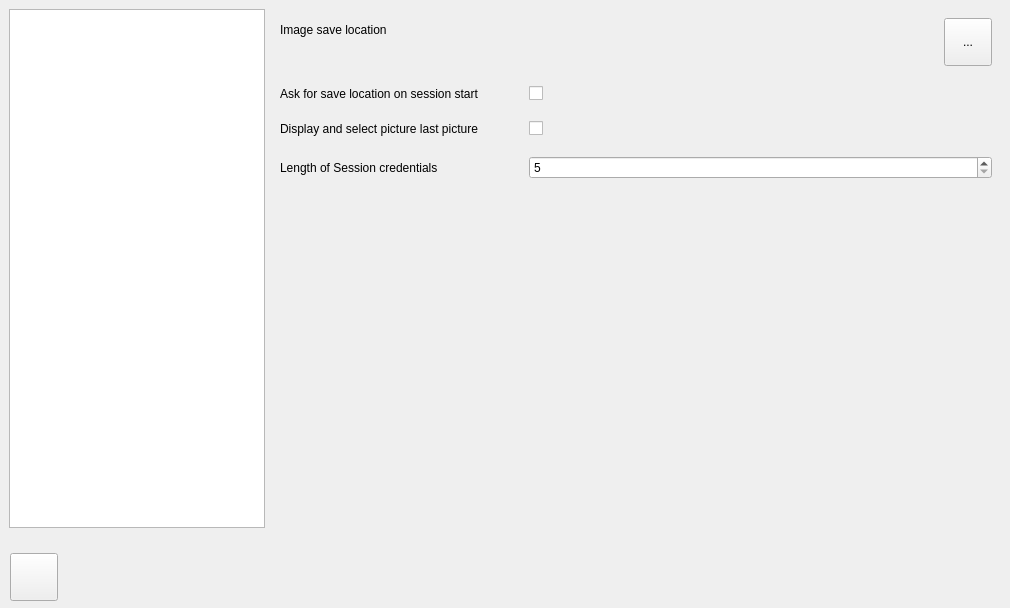
<?xml version="1.0" encoding="UTF-8"?>
<ui version="4.0">
 <class>SettingsWindow</class>
 <widget class="QWidget" name="SettingsWindow">
  <property name="geometry">
   <rect>
    <x>0</x>
    <y>0</y>
    <width>1010</width>
    <height>608</height>
   </rect>
  </property>
  <property name="windowTitle">
   <string>Form</string>
  </property>
  <layout class="QVBoxLayout" name="verticalLayout">
   <property name="leftMargin">
    <number>0</number>
   </property>
   <property name="topMargin">
    <number>0</number>
   </property>
   <property name="rightMargin">
    <number>0</number>
   </property>
   <property name="bottomMargin">
    <number>0</number>
   </property>
   <item>
    <widget class="QWidget" name="widget" native="true">
     <layout class="QHBoxLayout" name="horizontalLayout" stretch="0,80">
      <property name="sizeConstraint">
       <enum>QLayout::SetDefaultConstraint</enum>
      </property>
      <item>
       <widget class="QListWidget" name="listTopics">
        <property name="sizePolicy">
         <sizepolicy hsizetype="MinimumExpanding" vsizetype="Preferred">
          <horstretch>0</horstretch>
          <verstretch>0</verstretch>
         </sizepolicy>
        </property>
        <property name="frameShape">
         <enum>QFrame::StyledPanel</enum>
        </property>
        <property name="frameShadow">
         <enum>QFrame::Plain</enum>
        </property>
        <property name="showDropIndicator" stdset="0">
         <bool>false</bool>
        </property>
        <property name="dragEnabled">
         <bool>false</bool>
        </property>
        <property name="resizeMode">
         <enum>QListView::Adjust</enum>
        </property>
       </widget>
      </item>
      <item>
       <widget class="QStackedWidget" name="settingsStack">
        <property name="autoFillBackground">
         <bool>false</bool>
        </property>
        <property name="styleSheet">
         <string notr="true"/>
        </property>
        <widget class="QWidget" name="generalPage">
         <property name="enabled">
          <bool>true</bool>
         </property>
         <property name="styleSheet">
          <string notr="true"/>
         </property>
         <layout class="QHBoxLayout" name="horizontalLayout_3">
          <property name="leftMargin">
           <number>0</number>
          </property>
          <property name="topMargin">
           <number>0</number>
          </property>
          <property name="rightMargin">
           <number>0</number>
          </property>
          <property name="bottomMargin">
           <number>0</number>
          </property>
          <item>
           <widget class="QWidget" name="widget_2" native="true">
            <layout class="QFormLayout" name="formLayout">
             <property name="fieldGrowthPolicy">
              <enum>QFormLayout::AllNonFixedFieldsGrow</enum>
             </property>
             <property name="labelAlignment">
              <set>Qt::AlignLeading|Qt::AlignLeft|Qt::AlignVCenter</set>
             </property>
             <property name="horizontalSpacing">
              <number>50</number>
             </property>
             <property name="verticalSpacing">
              <number>20</number>
             </property>
             <item row="0" column="0">
              <widget class="QLabel" name="label_2">
               <property name="text">
                <string>Image save location</string>
               </property>
              </widget>
             </item>
             <item row="1" column="0">
              <widget class="QLabel" name="label">
               <property name="text">
                <string>Ask for save location on session start</string>
               </property>
              </widget>
             </item>
             <item row="1" column="1">
              <widget class="QCheckBox" name="cbAskSavePath">
               <property name="text">
                <string/>
               </property>
              </widget>
             </item>
             <item row="2" column="0">
              <widget class="QLabel" name="label_12">
               <property name="text">
                <string>Display and select picture last picture</string>
               </property>
              </widget>
             </item>
             <item row="2" column="1">
              <widget class="QCheckBox" name="cbSelectLastPicture">
               <property name="text">
                <string/>
               </property>
              </widget>
             </item>
             <item row="0" column="1">
              <widget class="QWidget" name="widget_6" native="true">
               <layout class="QHBoxLayout" name="horizontalLayout_4">
                <property name="spacing">
                 <number>10</number>
                </property>
                <property name="leftMargin">
                 <number>0</number>
                </property>
                <property name="topMargin">
                 <number>0</number>
                </property>
                <property name="rightMargin">
                 <number>0</number>
                </property>
                <property name="bottomMargin">
                 <number>0</number>
                </property>
                <item>
                 <widget class="QLabel" name="lblPath">
                  <property name="sizePolicy">
                   <sizepolicy hsizetype="Ignored" vsizetype="Preferred">
                    <horstretch>0</horstretch>
                    <verstretch>0</verstretch>
                   </sizepolicy>
                  </property>
                  <property name="text">
                   <string/>
                  </property>
                  <property name="scaledContents">
                   <bool>false</bool>
                  </property>
                  <property name="alignment">
                   <set>Qt::AlignLeading|Qt::AlignLeft|Qt::AlignVCenter</set>
                  </property>
                  <property name="textInteractionFlags">
                   <set>Qt::NoTextInteraction</set>
                  </property>
                 </widget>
                </item>
                <item>
                 <widget class="QToolButton" name="btnBrowse">
                  <property name="minimumSize">
                   <size>
                    <width>48</width>
                    <height>48</height>
                   </size>
                  </property>
                  <property name="maximumSize">
                   <size>
                    <width>48</width>
                    <height>48</height>
                   </size>
                  </property>
                  <property name="text">
                   <string>...</string>
                  </property>
                 </widget>
                </item>
               </layout>
              </widget>
             </item>
             <item row="3" column="0">
              <widget class="QLabel" name="label_13">
               <property name="text">
                <string>Length of Session credentials</string>
               </property>
              </widget>
             </item>
             <item row="3" column="1">
              <widget class="QSpinBox" name="sbCredentialLength">
               <property name="minimum">
                <number>5</number>
               </property>
               <property name="maximum">
                <number>10</number>
               </property>
              </widget>
             </item>
            </layout>
           </widget>
          </item>
         </layout>
        </widget>
        <widget class="QWidget" name="cameraPage">
         <layout class="QHBoxLayout" name="horizontalLayout_7">
          <property name="leftMargin">
           <number>0</number>
          </property>
          <property name="topMargin">
           <number>0</number>
          </property>
          <property name="rightMargin">
           <number>0</number>
          </property>
          <property name="bottomMargin">
           <number>0</number>
          </property>
          <item>
           <widget class="QWidget" name="widget_5" native="true">
            <layout class="QFormLayout" name="formLayout_5">
             <property name="fieldGrowthPolicy">
              <enum>QFormLayout::AllNonFixedFieldsGrow</enum>
             </property>
             <property name="labelAlignment">
              <set>Qt::AlignLeading|Qt::AlignLeft|Qt::AlignVCenter</set>
             </property>
             <property name="horizontalSpacing">
              <number>50</number>
             </property>
             <property name="verticalSpacing">
              <number>20</number>
             </property>
             <property name="leftMargin">
              <number>12</number>
             </property>
             <item row="0" column="0">
              <widget class="QLabel" name="label_8">
               <property name="text">
                <string>Enable Live-View in Session</string>
               </property>
              </widget>
             </item>
             <item row="1" column="0">
              <widget class="QLabel" name="label_9">
               <property name="text">
                <string>Aperture</string>
               </property>
              </widget>
             </item>
             <item row="2" column="0">
              <widget class="QLabel" name="label_10">
               <property name="text">
                <string>Shutter speed</string>
               </property>
              </widget>
             </item>
             <item row="3" column="0">
              <widget class="QLabel" name="label_11">
               <property name="text">
                <string>White balance</string>
               </property>
              </widget>
             </item>
             <item row="1" column="1">
              <widget class="QComboBox" name="cbAperture"/>
             </item>
             <item row="2" column="1">
              <widget class="QComboBox" name="cbShutterSpeed"/>
             </item>
             <item row="3" column="1">
              <widget class="QComboBox" name="cbWhiteBalance"/>
             </item>
             <item row="0" column="1">
              <widget class="QCheckBox" name="cbLiveView">
               <property name="text">
                <string/>
               </property>
              </widget>
             </item>
            </layout>
           </widget>
          </item>
         </layout>
        </widget>
        <widget class="QWidget" name="securityPage">
         <layout class="QHBoxLayout" name="horizontalLayout_6">
          <property name="leftMargin">
           <number>0</number>
          </property>
          <property name="topMargin">
           <number>0</number>
          </property>
          <property name="rightMargin">
           <number>0</number>
          </property>
          <property name="bottomMargin">
           <number>0</number>
          </property>
          <item>
           <widget class="QWidget" name="widget_4" native="true">
            <layout class="QFormLayout" name="formLayout_3">
             <property name="sizeConstraint">
              <enum>QLayout::SetDefaultConstraint</enum>
             </property>
             <property name="fieldGrowthPolicy">
              <enum>QFormLayout::AllNonFixedFieldsGrow</enum>
             </property>
             <property name="labelAlignment">
              <set>Qt::AlignLeading|Qt::AlignLeft|Qt::AlignVCenter</set>
             </property>
             <property name="formAlignment">
              <set>Qt::AlignLeading|Qt::AlignLeft|Qt::AlignTop</set>
             </property>
             <property name="horizontalSpacing">
              <number>50</number>
             </property>
             <property name="verticalSpacing">
              <number>20</number>
             </property>
             <item row="0" column="0">
              <widget class="QLabel" name="label_6">
               <property name="text">
                <string>Master password</string>
               </property>
              </widget>
             </item>
             <item row="0" column="1">
              <widget class="QLineEdit" name="tbMasterPassword">
               <property name="sizePolicy">
                <sizepolicy hsizetype="Expanding" vsizetype="Expanding">
                 <horstretch>0</horstretch>
                 <verstretch>0</verstretch>
                </sizepolicy>
               </property>
               <property name="text">
                <string/>
               </property>
               <property name="placeholderText">
                <string>enter a password</string>
               </property>
              </widget>
             </item>
             <item row="1" column="0">
              <widget class="QLabel" name="label_7">
               <property name="text">
                <string>Global respawn Token
(for last session)</string>
               </property>
              </widget>
             </item>
             <item row="1" column="1">
              <widget class="QLineEdit" name="tbRespawnToken">
               <property name="sizePolicy">
                <sizepolicy hsizetype="Expanding" vsizetype="Expanding">
                 <horstretch>0</horstretch>
                 <verstretch>0</verstretch>
                </sizepolicy>
               </property>
               <property name="inputMask">
                <string/>
               </property>
               <property name="placeholderText">
                <string>enter a token</string>
               </property>
               <property name="clearButtonEnabled">
                <bool>true</bool>
               </property>
              </widget>
             </item>
            </layout>
           </widget>
          </item>
         </layout>
        </widget>
        <widget class="QWidget" name="designPage">
         <property name="autoFillBackground">
          <bool>false</bool>
         </property>
         <layout class="QHBoxLayout" name="horizontalLayout_5">
          <property name="leftMargin">
           <number>0</number>
          </property>
          <property name="topMargin">
           <number>0</number>
          </property>
          <property name="rightMargin">
           <number>0</number>
          </property>
          <property name="bottomMargin">
           <number>0</number>
          </property>
          <item>
           <widget class="QWidget" name="widget_3" native="true">
            <property name="styleSheet">
             <string notr="true"/>
            </property>
            <layout class="QFormLayout" name="formLayout_2">
             <property name="fieldGrowthPolicy">
              <enum>QFormLayout::AllNonFixedFieldsGrow</enum>
             </property>
             <property name="labelAlignment">
              <set>Qt::AlignLeading|Qt::AlignLeft|Qt::AlignVCenter</set>
             </property>
             <property name="formAlignment">
              <set>Qt::AlignRight|Qt::AlignTop|Qt::AlignTrailing</set>
             </property>
             <property name="horizontalSpacing">
              <number>50</number>
             </property>
             <property name="verticalSpacing">
              <number>20</number>
             </property>
             <item row="0" column="0">
              <widget class="QLabel" name="label_3">
               <property name="text">
                <string>Theme</string>
               </property>
              </widget>
             </item>
             <item row="2" column="0">
              <widget class="QLabel" name="label_5">
               <property name="text">
                <string>Font size</string>
               </property>
              </widget>
             </item>
             <item row="1" column="0">
              <widget class="QLabel" name="label_4">
               <property name="text">
                <string>Font</string>
               </property>
              </widget>
             </item>
             <item row="0" column="1">
              <widget class="QComboBox" name="cbTheme">
               <property name="sizePolicy">
                <sizepolicy hsizetype="Preferred" vsizetype="Expanding">
                 <horstretch>0</horstretch>
                 <verstretch>0</verstretch>
                </sizepolicy>
               </property>
               <item>
                <property name="text">
                 <string>Default</string>
                </property>
               </item>
              </widget>
             </item>
             <item row="2" column="1">
              <widget class="QSpinBox" name="sbFontSize">
               <property name="frame">
                <bool>true</bool>
               </property>
               <property name="alignment">
                <set>Qt::AlignLeading|Qt::AlignLeft|Qt::AlignVCenter</set>
               </property>
               <property name="readOnly">
                <bool>false</bool>
               </property>
               <property name="showGroupSeparator" stdset="0">
                <bool>true</bool>
               </property>
               <property name="minimum">
                <number>12</number>
               </property>
               <property name="value">
                <number>16</number>
               </property>
              </widget>
             </item>
             <item row="1" column="1">
              <widget class="QFontComboBox" name="cbFont">
               <property name="editable">
                <bool>false</bool>
               </property>
               <property name="sizeAdjustPolicy">
                <enum>QComboBox::AdjustToContentsOnFirstShow</enum>
               </property>
               <property name="frame">
                <bool>true</bool>
               </property>
              </widget>
             </item>
            </layout>
           </widget>
          </item>
         </layout>
        </widget>
       </widget>
      </item>
     </layout>
    </widget>
   </item>
   <item>
    <widget class="QWidget" name="bottomBar" native="true">
     <property name="minimumSize">
      <size>
       <width>0</width>
       <height>0</height>
      </size>
     </property>
     <property name="maximumSize">
      <size>
       <width>16777215</width>
       <height>65</height>
      </size>
     </property>
     <layout class="QHBoxLayout" name="horizontalLayout_2">
      <property name="spacing">
       <number>5</number>
      </property>
      <property name="leftMargin">
       <number>10</number>
      </property>
      <property name="topMargin">
       <number>10</number>
      </property>
      <property name="rightMargin">
       <number>10</number>
      </property>
      <property name="bottomMargin">
       <number>10</number>
      </property>
      <item>
       <widget class="QToolButton" name="btnBack">
        <property name="minimumSize">
         <size>
          <width>48</width>
          <height>48</height>
         </size>
        </property>
        <property name="maximumSize">
         <size>
          <width>48</width>
          <height>48</height>
         </size>
        </property>
        <property name="text">
         <string/>
        </property>
        <property name="iconSize">
         <size>
          <width>32</width>
          <height>32</height>
         </size>
        </property>
        <property name="toolButtonStyle">
         <enum>Qt::ToolButtonTextOnly</enum>
        </property>
       </widget>
      </item>
      <item>
       <spacer name="horizontalSpacer">
        <property name="orientation">
         <enum>Qt::Horizontal</enum>
        </property>
        <property name="sizeHint" stdset="0">
         <size>
          <width>40</width>
          <height>20</height>
         </size>
        </property>
       </spacer>
      </item>
     </layout>
    </widget>
   </item>
  </layout>
 </widget>
 <resources/>
 <connections/>
</ui>
